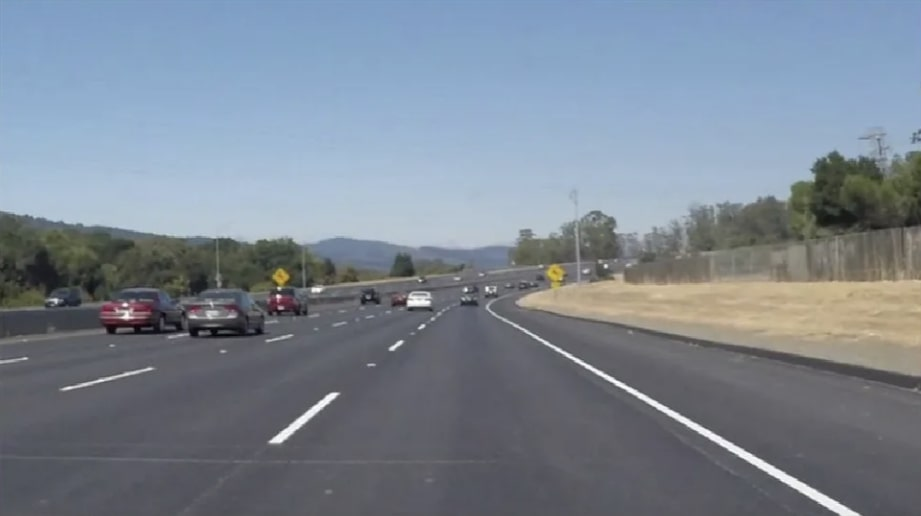
#> input picture Lane Detection/road.jpg, 921 x 516 px
$ jupyter execute test.ipynb
#> lines starting #> are read from the running program, lines starting #| are printed output that depends on the picture; after the words box and inside, x2 and y2 are one past the last pixel; in counts of white or black regions, pixels touching at a corner belong together
# Simple Lane Detection with OpenCV
https://medium.com/@mrhwick/simple-lane-detection-with-opencv-bfeb6ae54ec0

### Cropping to a Region of Interest
Loading an Image into Memory

[cell 1]
import matplotlib.pyplot as plt
import matplotlib.image as mpimg
# reading in an image
image = mpimg.imread('road.jpg')
#> image is the input picture: shape (516, 921, 3); mean R, G, B 123.4, 133.5, 145.7
# printing out some stats and plotting the image
print('This image is:', type(image), 'with dimensions:', image.shape)
#| This image is: <class 'numpy.ndarray'> with dimensions: (516, 921, 3)
plt.imshow(image)
plt.show()

## hello

[cell 2]
import numpy as np
import cv2
def region_of_interest(img, vertices):
    # Define a blank matrix that matches the image height/width.
    mask = np.zeros_like(img)
    # Retrieve the number of color channels of the image.
    channel_count = img.shape[2]
    # Create a match color with the same color channel counts.
    match_mask_color = (255,) * channel_count

    # Fill inside the polygon
    cv2.fillPoly(mask, vertices, match_mask_color)

    # Returning the image only where mask pixels match
    masked_image = cv2.bitwise_and(img, mask)
    return masked_image

[cell 3]
height = image.shape[0]
#> height = 516
width = image.shape[1]
#> width = 921
print(height)
#| 516
print(width)
#| 921

[cell 4]
import matplotlib.pyplot as plt
import matplotlib.image as mpimg
region_of_interest_vertices = [
    (0, height),
    (width / 2, height / 2),
    (width, height),
]
#> region_of_interest_vertices = [(0, 516), (460.5, 258), (921, 516)]
image = mpimg.imread('road.jpg')
plt.imshow(image)
cropped_image = region_of_interest(
    image,
    np.array([region_of_interest_vertices], np.int32),
)
#> in region_of_interest, `cv2.fillPoly(mask, vertices, match_mask_color)`:
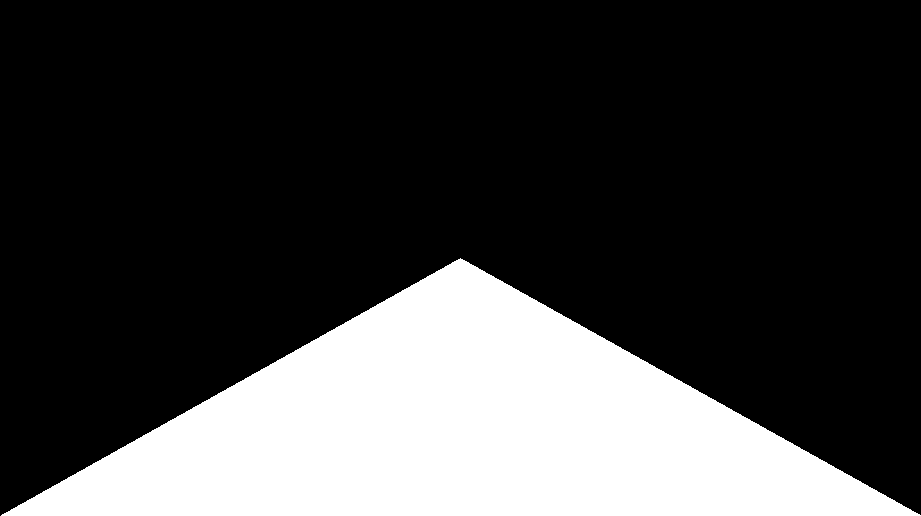
#> mask: shape (516, 921, 3); 25% white; 1 white region, box (x1, y1, x2, y2) and area: (1, 258, 921, 516) 119012
#> in region_of_interest, `masked_image = cv2.bitwise_and(img, mask)`:
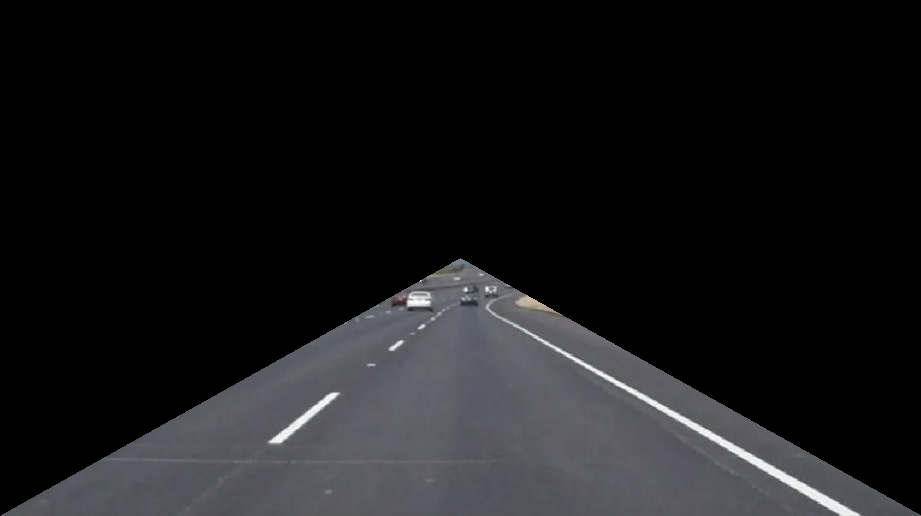
#> masked_image: shape (516, 921, 3); mean R, G, B 24.1, 24.2, 26.1
plt.figure()
plt.imshow(cropped_image)
plt.show()

[cell 5]
import matplotlib.pyplot as plt
import matplotlib.image as mpimg
import numpy as np
import cv2
import math
def region_of_interest(img, vertices):
    mask = np.zeros_like(img)
    channel_count = img.shape[2]
    match_mask_color = (255,) * channel_count
    cv2.fillPoly(mask, vertices, match_mask_color)
    masked_image = cv2.bitwise_and(img, mask)
    return masked_image
region_of_interest_vertices = [
    (0, height),
    (width / 2, height / 2),
    (width, height),
]
image = mpimg.imread('road.jpg')
cropped_image = region_of_interest(
    image,
    np.array([region_of_interest_vertices], np.int32),
)
plt.figure()
plt.imshow(cropped_image)
# Convert to grayscale here.
gray_image = cv2.cvtColor(cropped_image, cv2.COLOR_RGB2GRAY)
# Call Canny Edge Detection here.
cannyed_image = cv2.Canny(gray_image, 100, 200)
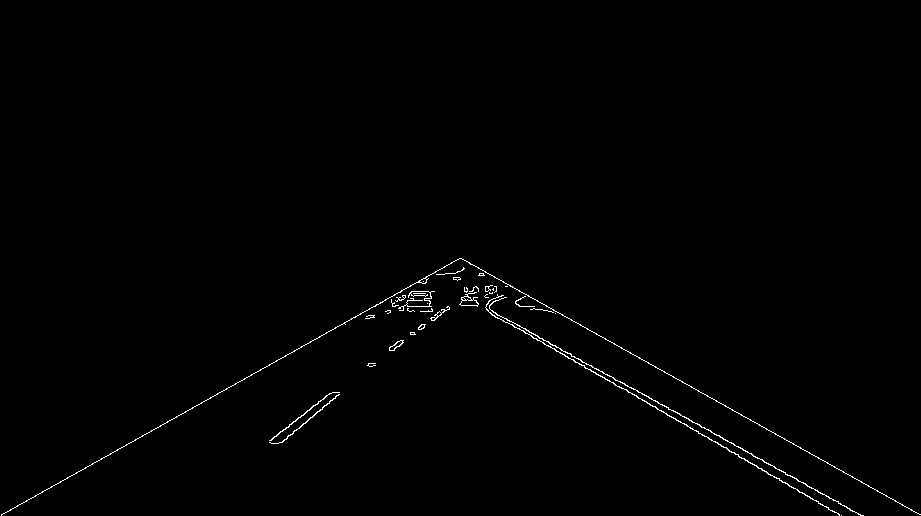
#> cannyed_image: shape (516, 921); 0.66% white in thin lines or dots, all inside (x1, y1, x2, y2) = (1, 258, 921, 516)
plt.figure()
plt.imshow(cannyed_image)
plt.show()

[cell 6]
def region_of_interest(img, vertices):
    mask = np.zeros_like(img)
    match_mask_color = 255 # <-- This line altered for grayscale.

    cv2.fillPoly(mask, vertices, match_mask_color)
    masked_image = cv2.bitwise_and(img, mask)
    return masked_image
region_of_interest_vertices = [
    (0, height),
    (width / 2, height / 2),
    (width, height),
]
image = mpimg.imread('road.jpg')
plt.figure()
plt.imshow(image)
plt.show()
gray_image = cv2.cvtColor(image, cv2.COLOR_RGB2GRAY)
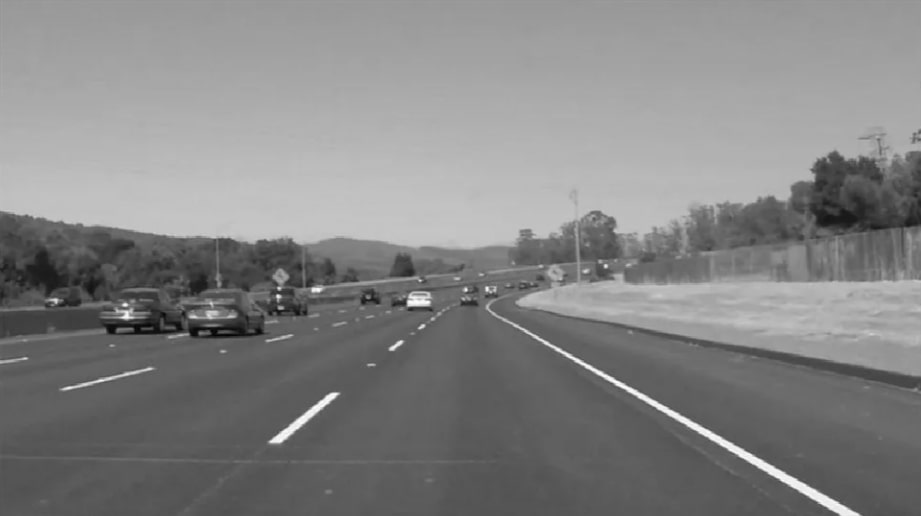
#> gray_image: shape (516, 921); min 2, max 255, mean 131.9
cannyed_image = cv2.Canny(gray_image, 100, 200)
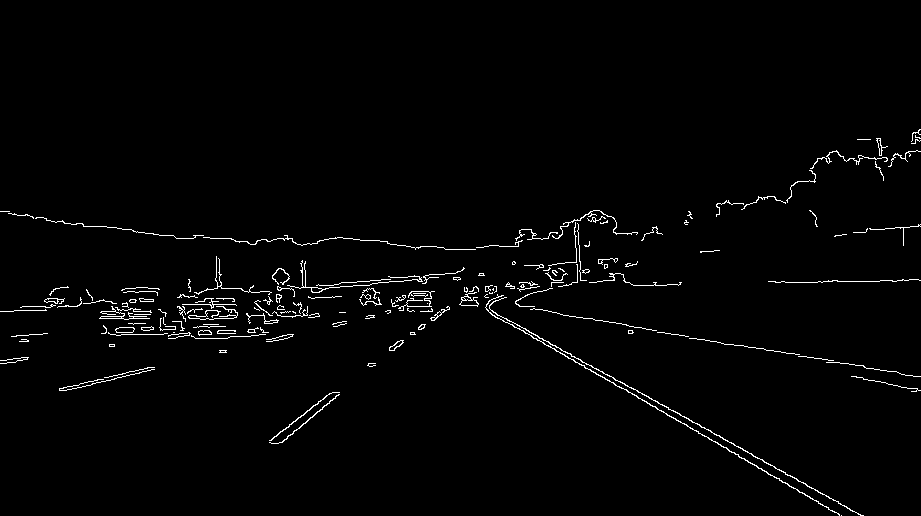
#> cannyed_image: shape (516, 921); 1.7% white in thin lines or dots, all inside (x1, y1, x2, y2) = (0, 129, 921, 516)
# Moved the cropping operation to the end of the pipeline.
cropped_image = region_of_interest(
    cannyed_image,
    np.array([region_of_interest_vertices], np.int32)
)
#> in region_of_interest, `masked_image = cv2.bitwise_and(img, mask)`:
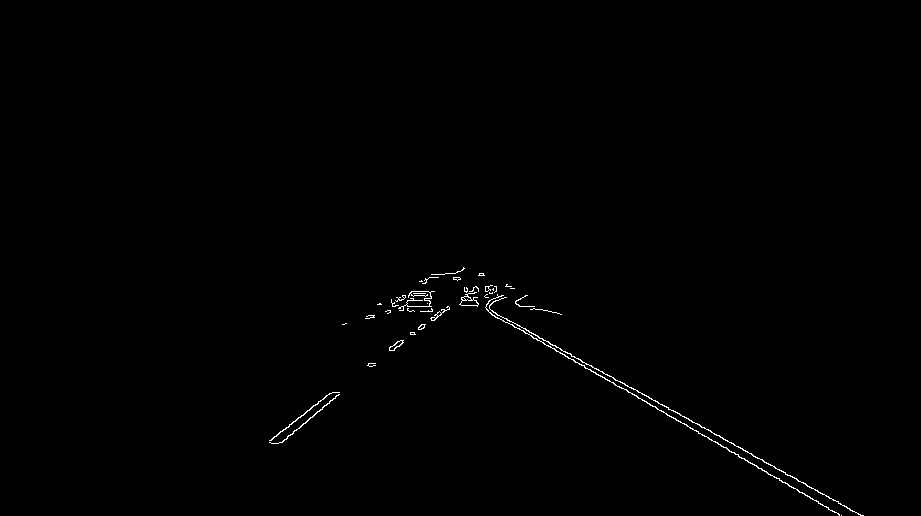
#> masked_image: shape (516, 921); 0.45% white in thin lines or dots, all inside (x1, y1, x2, y2) = (269, 267, 864, 516)
plt.figure()
plt.imshow(cropped_image)
plt.show()

[cell 7]
def draw_lines(img, lines, color=[255, 0, 0], thickness=3):
    # If there are no lines to draw, exit.
    if lines is None:
        return
    # Make a copy of the original image.
    img = np.copy(img)
    # Create a blank image that matches the original in size.
    line_img = np.zeros(
        (
            img.shape[0],
            img.shape[1],
            3
        ),
        dtype=np.uint8,
    )
    # Loop over all lines and draw them on the blank image.
    for line in lines:
        for x1, y1, x2, y2 in line:
            cv2.line(line_img, (x1, y1), (x2, y2), color, thickness)
    # Merge the image with the lines onto the original.
    img = cv2.addWeighted(img, 0.8, line_img, 1.0, 0.0)
    # Return the modified image.
    return img

[cell 8]
image = mpimg.imread('road.jpg')
plt.figure()
plt.imshow(image)
plt.show()
gray_image = cv2.cvtColor(image, cv2.COLOR_RGB2GRAY)
cannyed_image = cv2.Canny(gray_image, 100, 200)
cropped_image = region_of_interest(
    cannyed_image,
    np.array(
        [region_of_interest_vertices],
        np.int32
    ),
)
lines = cv2.HoughLinesP(
    cropped_image,
    rho=6,
    theta=np.pi / 60,
    threshold=160,
    lines=np.array([]),
    minLineLength=40,
    maxLineGap=25
)
#> lines = 14 rows, first 6: [462, 297, 617, 386], [467, 299, 841, 515], [785, 472, 860, 515], [710, 430, 850, 510], [649, 398, 699, 424], [423, 328, 475, 286]
line_image = draw_lines(image, lines) # <---- Add this call.
#> the loop in draw_lines, `for line in lines:` made 14 passes
#> line on passes 1 to 12: [[462, 297, 617, 386]], [[467, 299, 841, 515]], [[785, 472, 860, 515]], [[710, 430, 850, 510]], [[649, 398, 699, 424]], [[423, 328, 475, 286]], [[461, 299, 613, 377]], [[434, 320, 476, 286]], [[440, 274, 491, 303]], [[704, 427, 798, 481]], [[279, 432, 334, 392]], [[278, 443, 339, 394]]
#> in draw_lines, `img = cv2.addWeighted(img, 0.8, line_img, 1.0, 0.0)`:
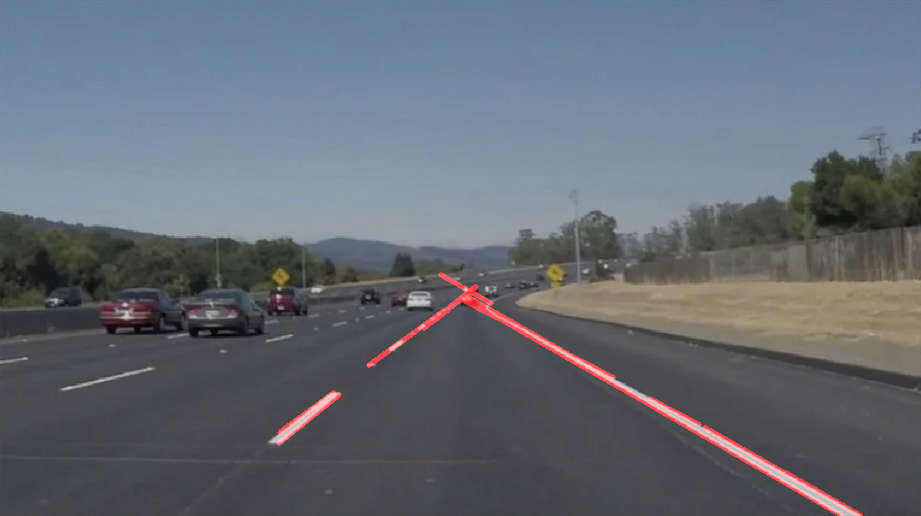
#> img: shape (516, 921, 3); mean R, G, B 100.5, 106.8, 116.6
plt.figure()
plt.imshow(line_image)
plt.show()
